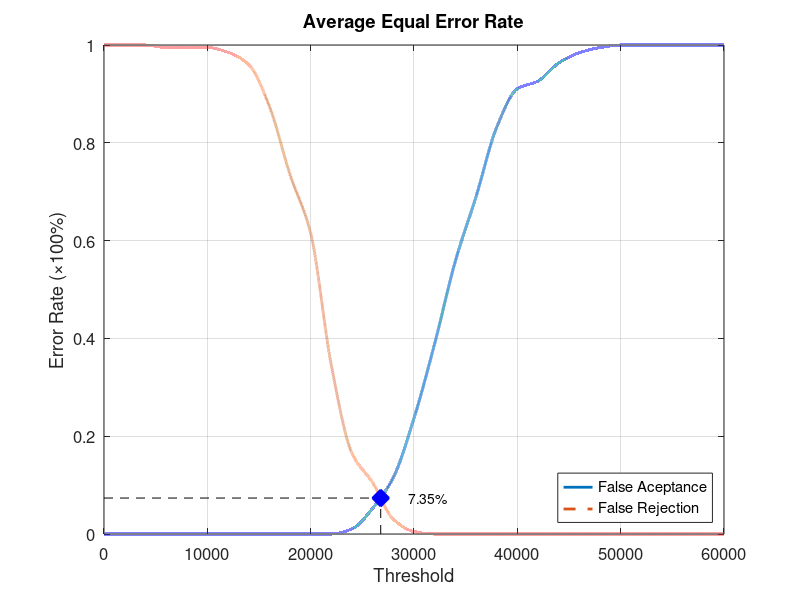
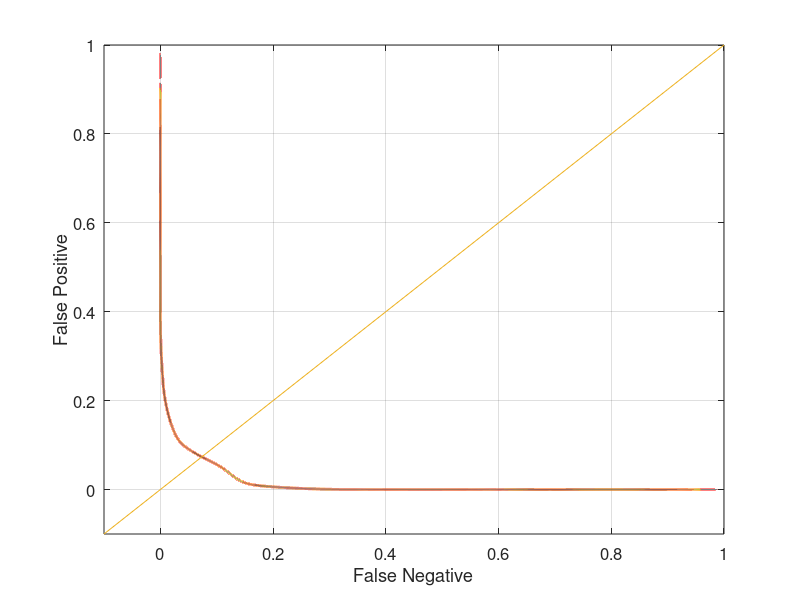

Reproduce these figures in MATLAB, in order.
function yEER = Database1_2
close all;
clear;
clc;
x = 0:2000:60000;
xq = 0:0.5:60000;

y0 = [0 0 0 0 0 0 0 0 0 0 0 0 0.0105263 0.0526316 0.115789 0.236842 0.389474 0.557895 0.689474 0.831579 0.910526 0.926316 0.963158 0.984211 0.994737 1 1 1 1 1 1];
yy0 = interp1(x, y0, xq, 'pchip');
y1 = [1 1 1 0.995 0.995 0.995 0.985 0.96 0.875 0.735 0.615 0.345 0.165 0.105 0.03 0.005 0 0 0 0 0 0 0 0 0 0 0 0 0 0 0];
yy1 = interp1(x, y1, xq, 'pchip');

% Calculating EER: 
y2 = abs(y0 - y1);
find(y2 == min(y2))
yy2 = abs(yy0 - yy1);
xEER = find(yy2 == min(yy2));
xEERIndex = xq(xEER) % X-axis EER
yEER = yy0(xEER) % Y-axis EER

main = figure
plot(xq, yy0,'-','LineWidth', 2);	hold on
plot(xq, yy1,'--','LineWidth', 2);	hold on
plot([xEERIndex xEERIndex], [0 yEER], 'k--');	hold on
plot([0 xEERIndex], [yEER yEER], 'k--');	hold on
plot(xEERIndex, yEER, 'bx', 'LineWidth', 10);	hold on
text(xEERIndex + 10 * xEERIndex / 100, yEER, [num2str(round((10000 * yEER)) / 100) '%'])
legend('False Aceptance', 'False Rejection', 'Location', 'SouthEast')
xlabel('Threshold')
ylabel('Error Rate (\times100%)')
title('Average Equal Error Rate')
set(gca, 'FontSize', 12)
axis([0 60000 0 1])
grid on

print(main, 'Database1_2Main', '-dpng');
FNRxFPR = figure('Color', [1 1 1]);
plot(yy1, yy0, '-', yy1, yy0, 'LineWidth', 2);
hold on
y = -0.1:0.1:1
plot(y, y); 
set(gca, 'FontSize', 12)
xlabel('False Negative')
ylabel('False Positive')
axis([-0.1 1 -0.1 1])
set(gca, 'FontSize', 12)
grid on

print(FNRxFPR, 'Database1_2FNRxFPR','-dpng');
end
